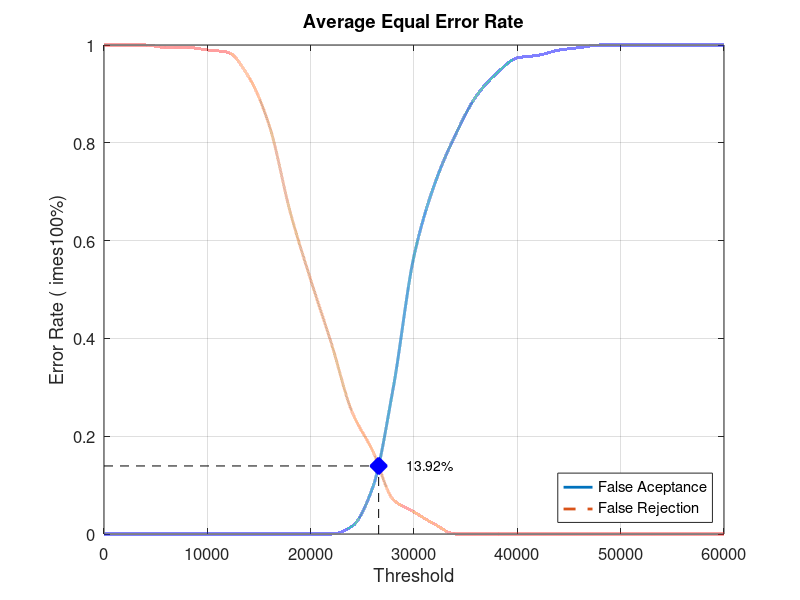
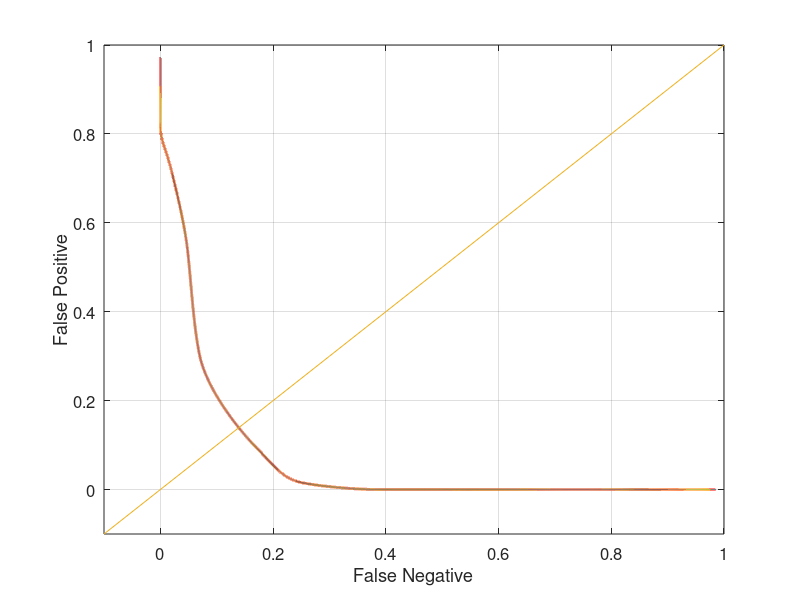

These charts were generated, in order, by the following MATLAB code:
close all;
clear;
clc;
x = 0:2000:60000;
xq = 0:0.5:60000;

y0 = [0 0 0 0 0 0 0 0 0 0 0 0 0.0157895 0.0947368 0.3 0.568421 0.715789 0.815789 0.894737 0.942105 0.973684 0.978947 0.989474 0.994737 1 1 1 1 1 1 1]
yy0 = interp1(x, y0, xq, 'pchip');
y1 = [1 1 1 0.995 0.995 0.99 0.985 0.935 0.835 0.66 0.52 0.39 0.25 0.17 0.07 0.045 0.02 0 0 0 0 0 0 0 0 0 0 0 0 0 0]
yy1 = interp1(x, y1, xq, 'pchip');

% Calculating EER: 
y2 = abs(y0 - y1);
find(y2 == min(y2))
yy2 = abs(yy0 - yy1);
xEER = find(yy2 == min(yy2));
xEERIndex = xq(xEER) % X-axis EER
yEER = yy0(xEER) % Y-axis EER

main = figure
plot(xq, yy0,'-','LineWidth', 2);	hold on
plot(xq, yy1,'--','LineWidth', 2);	hold on
plot([xEERIndex xEERIndex], [0 yEER], 'k--');	hold on
plot([0 xEERIndex], [yEER yEER], 'k--');	hold on
plot(xEERIndex, yEER, 'bx', 'LineWidth', 10);	hold on
text(xEERIndex + 10 * xEERIndex / 100, yEER, [num2str(round((10000 * yEER)) / 100) '%'])
legend('False Aceptance', 'False Rejection', 'Location', 'SouthEast')
xlabel('Threshold')
ylabel('Error Rate (	imes100%)')
title('Average Equal Error Rate')
set(gca, 'FontSize', 12)
axis([0 60000 0 1])
grid on

print(main, 'Database1_3Main', '-dpng');
FNRxFPR = figure('Color', [1 1 1]);
plot(yy1, yy0, '-', yy1, yy0, 'LineWidth', 2);
hold on
y = -0.1:0.1:1
plot(y, y); 
set(gca, 'FontSize', 12)
xlabel('False Negative')
ylabel('False Positive')
axis([-0.1 1 -0.1 1])
set(gca, 'FontSize', 12)
grid on

print(FNRxFPR, 'Database1_3FNRxFPR','-dpng');
